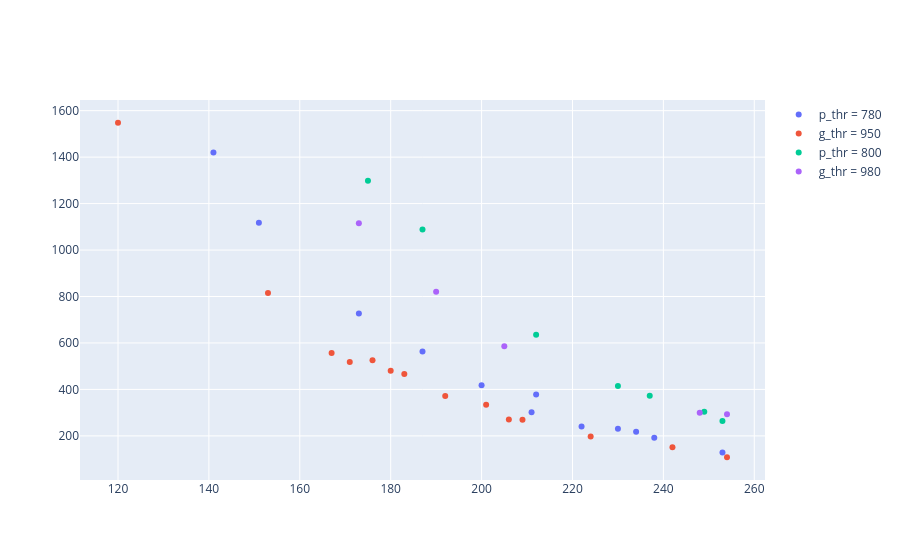

Here is the notebook cell this chart was saved with:
### Code cell
df_780p = df_varia[df_varia['p_t'] == 780]
df_950g = df_varia[df_varia['g_t'] == 950]
df_800p = df_varia[df_varia['p_t'] == 800]
df_980g = df_varia[df_varia['g_t'] == 980]
fig = go.Figure()
fig.add_trace(go.Scatter(x=df_780p['p_thr'], y=df_780p['p_c'], mode='markers', name='p_thr = 780'))
fig.add_trace(go.Scatter(x=df_950g['g_thr'], y=df_950g['g_c'], mode='markers', name='g_thr = 950'))
fig.add_trace(go.Scatter(x=df_800p['p_thr'], y=df_800p['p_c'], mode='markers', name='p_thr = 800'))
fig.add_trace(go.Scatter(x=df_980g['g_thr'], y=df_980g['g_c'], mode='markers', name='g_thr = 980'))

### Figure 1 — Plotly figure (JSON) as saved in the notebook; plotly's stock layout.template omitted (floating-point values rounded to 4 significant figures)
{"data": [{"mode": "markers", "name": "p_thr = 780", "type": "scatter", "x": [141, 253, 200, 151, 234, 212, 238, 187, 230, 173, 222, 211], "y": [1420, 128, 418, 1117, 218, 378, 192, 563, 231, 727, 240, 302]}, {"mode": "markers", "name": "g_thr = 950", "type": "scatter", "x": [120, 153, 183, 209, 192, 201, 224, 171, 167, 206, 180, 254, 242, 176], "y": [1548, 815, 466, 269, 372, 334, 197, 518, 557, 270, 480, 108, 151, 526]}, {"mode": "markers", "name": "p_thr = 800", "type": "scatter", "x": [237, 187, 212, 230, 249, 253, 175], "y": [373, 1088, 635, 415, 304, 264, 1298]}, {"mode": "markers", "name": "g_thr = 980", "type": "scatter", "x": [173, 190, 205, 248, 254], "y": [1115, 820, 586, 300, 293]}], "layout": {}}
